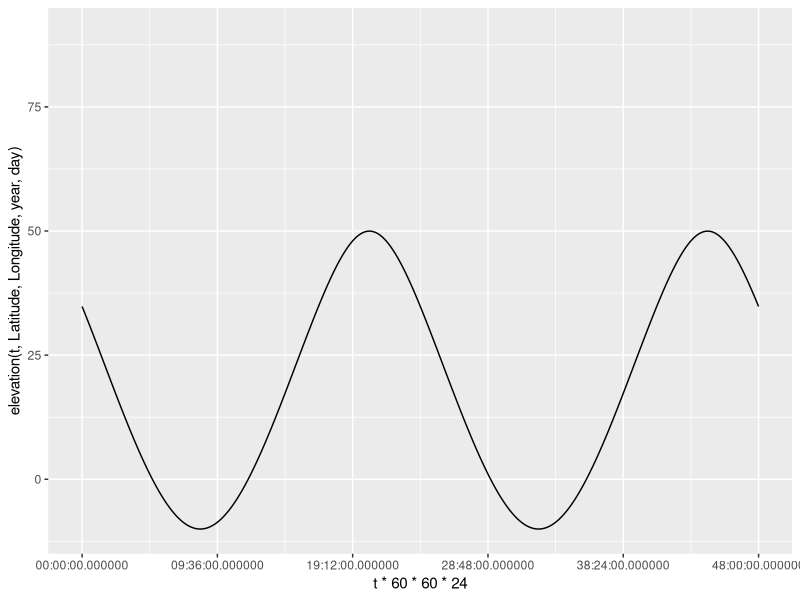
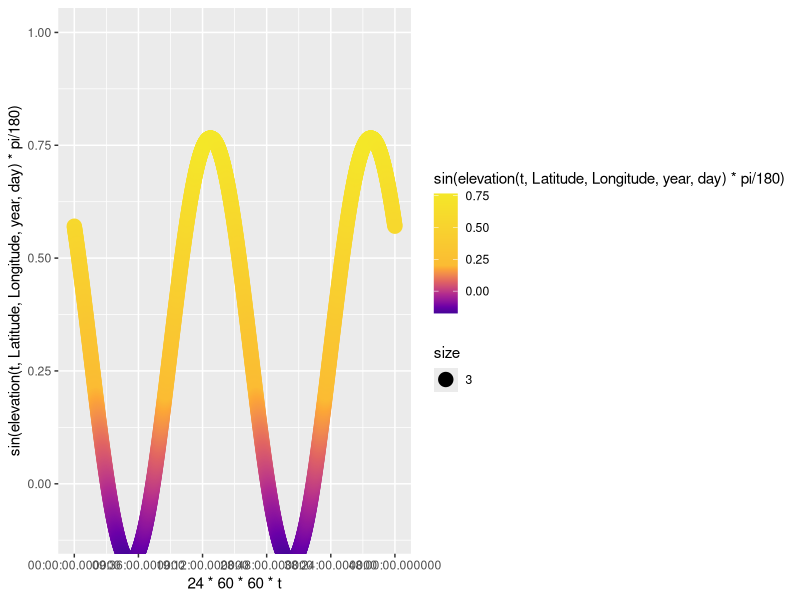
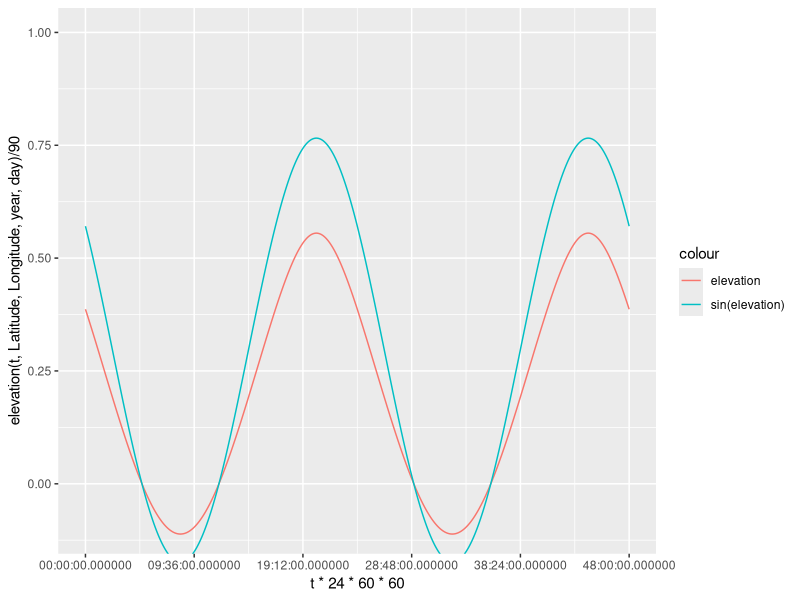
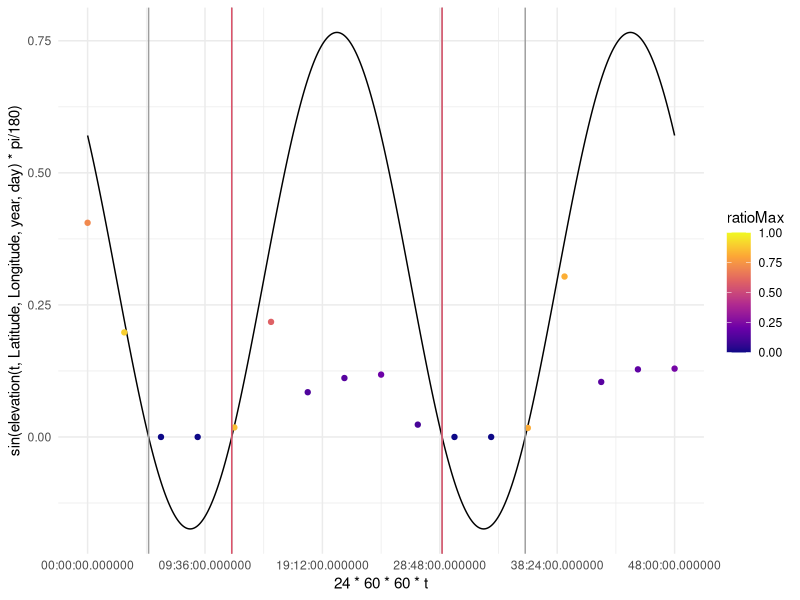
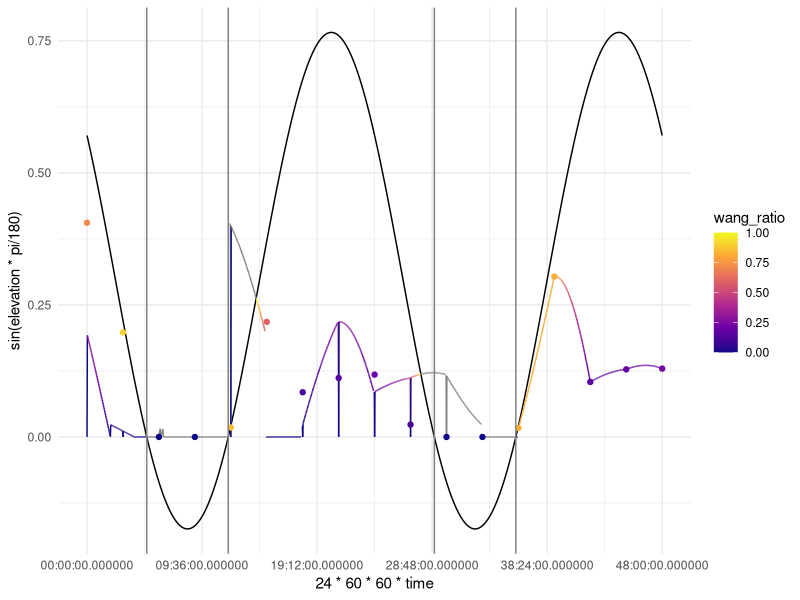
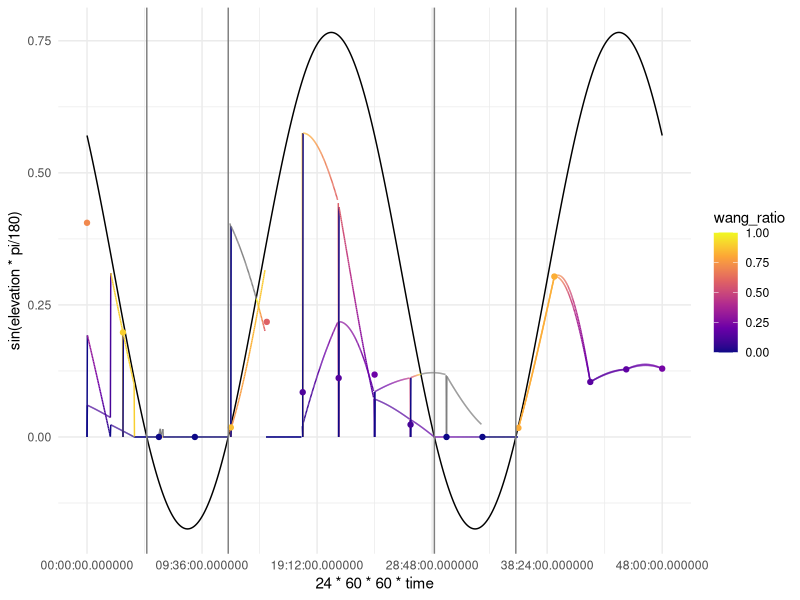
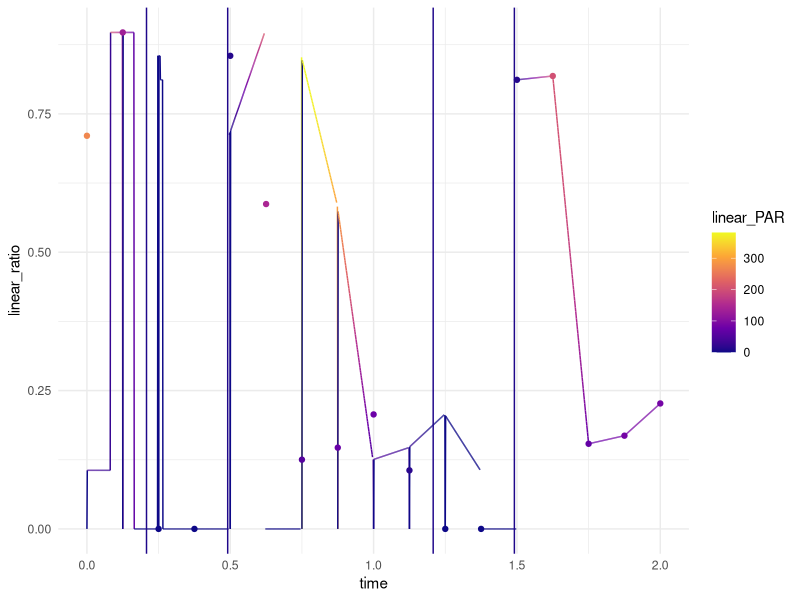

Generate these figures, in order, with R:
library(ggplot2)
Latitude = -60
Longitude = -123
year = 2020
day = 21
t=.5
Sunrise = 0 #initializing for global assignment
Sunset = 0 #initializing for global assignment

elevation = function(t, Latitude, Longitude, year, day){
  #Converting the year and day to Julian Day and Century. 2454466.5 is
  #12:00 AM of Jan 1 2008. Using mid day as the average 2454467 is Jan 1 2008
  #ifelse(year == 2008, JulianDay = 2454466+day, JulianDay = 2454467+day+(year-2008)*365);
  JulianDay = 2454466+day;
  ##Calculate solar position constants for the day in question. These
  ##functions were obtained from an NOAA Solar Calculations spreadsheet.
  ##Note: the variation seen throughout a given day is so small that we can
  ##treat these as constants. More on this later.
  JulianCentury = (JulianDay-2451545)/36525;
  GeomMeanLongSunDeg = (280.46646+JulianCentury*(36000.76983+JulianCentury*.0003032))%%360;
  GeomMeanAnomSunDeg = 357.52911+JulianCentury*(35999.05029 - 0.0001537*JulianCentury);
  EccentEarthOrbit = 0.016708634-JulianCentury*(0.000042037+0.0000001267*JulianCentury);
  SunEqOfCtr = sin(pi/180*(GeomMeanAnomSunDeg))*(1.914602-JulianCentury*(0.004817+0.000014*JulianCentury))+sin(pi/180*(2*GeomMeanAnomSunDeg))*(0.019993-0.000101*JulianCentury)+sin(pi/180*(3*GeomMeanAnomSunDeg))*0.000289;
  SunTrueLongDeg = GeomMeanLongSunDeg+SunEqOfCtr;
  SunAppLongDeg = SunTrueLongDeg-0.00569-0.00478*sin(pi/180*(125.04-1934.136*JulianCentury));
  MeanObliqEclipticDeg = 23+(26+((21.448-JulianCentury*(46.815+JulianCentury*(0.00059-JulianCentury*0.001813))))/60)/60;
  ObliqCorrDeg = MeanObliqEclipticDeg+0.00256*cos(pi/180*(125.04-1934.136*JulianCentury));
  SunDeclineDeg = 180/pi*(asin(sin(pi/180*(ObliqCorrDeg))*sin(pi/180*(SunAppLongDeg))));
  vary = tan(pi/180*(ObliqCorrDeg/2))*tan(pi/180*(ObliqCorrDeg/2));
  EqOfTimeMinutes = 4*180/pi*(vary*sin(2*pi/180*(GeomMeanLongSunDeg))-2*EccentEarthOrbit*sin(pi/180*(GeomMeanAnomSunDeg))+4*EccentEarthOrbit*vary*sin(pi/180*(GeomMeanAnomSunDeg))*cos(2*pi/180*(GeomMeanLongSunDeg))-0.5*vary*vary*sin(4*pi/180*(GeomMeanLongSunDeg))-1.25*EccentEarthOrbit*EccentEarthOrbit*sin(2*pi/180*(GeomMeanAnomSunDeg)));
  
  ## Define maximum PAR: Solar Constant*.487(%of radiation that makes up PAR)*scale(100)/Sin(90)
  MaxPAR=.487*1361*100;
  srssangle = 90;
  HAval = cos(pi/180*(srssangle))/(cos(pi/180*(Latitude))*cos(pi/180*(SunDeclineDeg)))-tan(pi/180*(Latitude))*tan(pi/180*(SunDeclineDeg));
  if (HAval <= -1){
    HASunriseDeg = 180
  } else if (HAval >= 1) {
    HASunriseDeg = 0
  } else {
    HASunriseDeg = 180/pi*acos(HAval)
  }
  SunlightDuration = HASunriseDeg/180;
  
  A = sin(Latitude*pi/180)*sin(SunDeclineDeg*pi/180);
  B = cos(Latitude*pi/180)*cos(SunDeclineDeg*pi/180);
  
  SolarNoon = (720-4*Longitude-EqOfTimeMinutes+0*60)/1440;
  Sunrise <<- ((SolarNoon*1440-HASunriseDeg*4)/1440)%%1; #keep sunrise positive and between zero and 1
  Sunset <<- Sunrise+SunlightDuration; #assign SR/SS to global for use in other functions
  
  C = EqOfTimeMinutes/4+Longitude;
  
  return(90-(acos(A+B*cos((t*360+C+180)*pi/180)))*180/pi)
  
}


precision = 100

t = round(seq(0, 2, 1/(8*precision)), digits = 5)
ggplot(data = NULL, aes(x = t*60*60*24, y = elevation(t,Latitude,Longitude,year,day)))+
  coord_cartesian(ylim = c(-10,90))+
  geom_line()+
  scale_x_time()

ggplot(data = NULL, aes(x = 24*60*60*t, y = sin(elevation(t,Latitude,Longitude,year,day)*pi/180), color = sin(elevation(t,Latitude,Longitude,year,day)*pi/180), size = 3))+
  scale_color_viridis_c(option = "C",
                        rescaler =  function(x, to = NULL, from = NULL) {
                          ifelse(x<.2, 
                                 scales::rescale(x, from = c(0,.2), to = c(.45,.85)),
                                 scales::rescale(x, from = c(.2,1), to = c(.85,1)))
                        }) +
  coord_cartesian(ylim = c(-.1,1))+
  geom_point()+
  scale_x_time()

 ggplot(data = NULL, aes(x = t*24*60*60, y = elevation(t,Latitude,Longitude,year,day)/90, col = "elevation"))+
  coord_cartesian(ylim = c(-.1,1))+
  geom_line()+
  geom_line(data = NULL, aes(x = 24*60*60*t, y = sin(elevation(t,Latitude,Longitude,year,day)*pi/180), col = "sin(elevation)"))+
  labs()+
  scale_x_time()


###Creating projections from each observation

#Max PAR: .487*1361/sin(elevation)

library(tidyverse)

###Filling in observation and elevation data

time_ele_PAR = tibble(t)
time_ele_PAR = time_ele_PAR %>%
  select(time = t) %>%
  mutate(observation = 0==(time*8*precision)%%(precision),
         elevation = elevation(t, Latitude, Longitude, year, day),
         light = elevation>=0,
         maxPAR = light*.487*1361*sin(elevation*pi/180),
         #ratioMax = observation*light,
         ratioMax = observation*light*runif(length(t), min = 0, max = 1),
         PAR = ratioMax*maxPAR,
         obs1 = floor(t * 8) + 1,
         obs2 = ceiling(t * 8) + 1)

###Seperating observations
observations = time_ele_PAR %>%
  filter(observation==TRUE)

##add vector to indicate Sunrise and Sunset times

SS_time = c(Sunrise, Sunset, Sunrise+1, (Sunset+1)%%2)
SS_time = sort(SS_time)
SS_ele = round(elevation(SS_time, Latitude, Longitude, year, day), digits = 4)

iSR = as.numeric(Sunrise>(Sunset+1)%%2)+1

SS = tibble(time = SS_time, elevation = SS_ele) %>%
  mutate(real = elevation == 0,
         PAR = 0)

ggplot(data = NULL, aes(x = 24*60*60*t, y = sin(elevation(t,Latitude,Longitude,year,day)*pi/180))) +
  #coord_cartesian(ylim = c(-.1,1)) +
  geom_line() +
  scale_x_time() +
  geom_point(data = observations, aes(x = time*24*60*60, y = PAR/(.487*1361), color = ratioMax)) +
  scale_color_viridis_c(option = "C", limits = c(0,1)) +
  geom_vline(xintercept = SS$time*24*60*60 , color = 8) +
  geom_vline(xintercept = c(Sunrise, Sunset)*24*60*60, color = 2) +
  theme_minimal()

###Creating a function that will plot the Wang et al. algorithm for each point




add_wang = function(time_ele_PAR, SS, observations) {
  
  wang_index = observations %>%
    select(time, elevation, PAR)
  
  wang_index = SS %>%
    select(time, elevation, PAR) %>%
    rbind(wang_index, .)
  
  wang_calculation = time_ele_PAR
  
  SS = SS %>%
    mutate(
      slot1f = ceiling(time * 8 * precision + 1),
      slot1c = ceiling(slot1f / precision) * precision,
      slot2c = floor(SS$time * 8 * precision + 1),
      slot2f = floor(slot2c / precision) * precision + 2
    )
  
  #fill obs 1 forward and obs 2 backwards (so obs 1 is the most recent and obs 2 in the soonest)
  
  for (i in 1:4) {
    wang_calculation$obs1[SS$slot1f[i]:SS$slot1c[i]] = 17 + i
    wang_calculation$obs2[SS$slot2f[5 - i]:SS$slot2c[5 - i]] = 17 + 5 - i
  }
  
  
  wang_calculation = wang_calculation %>%
    mutate(
      wang_i_PAR1 = wang_index$PAR[wang_calculation$obs1],
      wang_i_PAR2 = wang_index$PAR[wang_calculation$obs2],
      wang_i_time1 = wang_index$time[wang_calculation$obs1],
      wang_i_time2 = wang_index$time[wang_calculation$obs2],
      wang_i_sunrise1 = time > ((Sunrise + Sunset - 1) / 2),
      wang_i_sunrise2 = time > ((Sunrise + Sunset + 1) / 2),
      wang_i_sunrise3 = time > ((Sunrise + Sunset + 3) / 2),
      wang_i_dayduration = Sunset - Sunrise
    )
  
  wang_calculation = wang_calculation %>%
    mutate(wang_i_sunrise = wang_i_sunrise1 + wang_i_sunrise2 + wang_i_sunrise3 + Sunrise - 1) %>%
    select(-wang_i_sunrise1,-wang_i_sunrise2,-wang_i_sunrise3)
  
  wang_calculation = wang_calculation %>%
    mutate(
      PAR1 = wang_i_PAR1 * sin((time - wang_i_sunrise) * pi / wang_i_dayduration)
      / sin((wang_i_time1 - wang_i_sunrise) * pi / wang_i_dayduration),
      PAR2 = wang_i_PAR2 * sin((time - wang_i_sunrise) * pi / wang_i_dayduration)
      / sin((wang_i_time2 - wang_i_sunrise) * pi / wang_i_dayduration),
      ratio_1 = (wang_i_time2 - time) / (wang_i_time2 - wang_i_time1),
      ratio_2 = (time - wang_i_time1) / (wang_i_time2 - wang_i_time1),
      wang_PAR = ratio_1*PAR1 + ratio_2*PAR2)
  
  #filter out observations with a SR as the first observation. Then calculate PAR from second observation using 6.2
  
  SR_adjust = wang_calculation %>%
    filter(obs1 == 17 + iSR | obs1 == 19 + iSR) %>%
    mutate(wang_PAR_SR = PAR2)
  
  # set PAR with times where SR is the second observation to 0
  
  SR_adjust_e = wang_calculation %>%
    filter(obs2 == 17 + iSR | obs2 == 19 + iSR) %>%
    mutate(wang_PAR_SR = 0)
  
  #combine SR_adjust tables
  
  SR_adjust = rbind(SR_adjust, SR_adjust_e)
  
  #Insert SR_adjust into wang_calculation
  
  wang_calculation = right_join(SR_adjust, wang_calculation)
  wang_calculation$wang_PAR[!is.na(wang_calculation$wang_PAR_SR)] = wang_calculation$wang_PAR_SR[!is.na(wang_calculation$wang_PAR_SR)]
  
  
  #filter out observations with a SS as the second observation. Then calculate PAR from first observation using 6.2
  
  SS_adjust = wang_calculation %>%
    filter(obs2 == 18 + iSR |
             obs2 == 16 + (iSR + 3) %% 5 + iSR) %>%
    mutate(wang_PAR_SS = PAR1)
  
  # set PAR with times where SS is the first observation to 0
  
  SS_adjust_e = wang_calculation %>%
    filter(obs1 == 18 + iSR |
             obs1 == 16 + (iSR + 3) %% 5 + iSR) %>%
    mutate(wang_PAR_SS = 0)
  
  #combine SR_adjust tables
  
  SS_adjust = rbind(SS_adjust, SS_adjust_e)
  
  #Insert SS_adjust into wang_calculation
  
  wang_calculation = right_join(SS_adjust, wang_calculation)
  wang_calculation$wang_PAR[!is.na(wang_calculation$wang_PAR_SS)] = wang_calculation$wang_PAR_SS[!is.na(wang_calculation$wang_PAR_SS)]
  
  #day of no observations
  
  no_obs_adjust = wang_calculation %>%
    filter(obs1 > 17 & obs2 > 17) %>%
    mutate(wang_PAR_no = NaN)
  
  #Insert no_obs_adjust
  
  wang_calculation = right_join(no_obs_adjust, wang_calculation)
  wang_calculation$wang_PAR[!is.na(wang_calculation$wang_PAR_no)] = wang_calculation$wang_PAR_no[!is.na(wang_calculation$wang_PAR_no)]
  
  
  
  i = 0:16 * precision + 1
  wang_calculation$wang_PAR[i] = wang_calculation$PAR[i]
  return(wang_calculation$wang_PAR)
}

wang_PAR = add_wang(time_ele_PAR, SS, observations)

time_ele_PAR = time_ele_PAR %>%
  cbind(., wang_PAR)

time_ele_PAR = time_ele_PAR %>%
  mutate(wang_ratio = wang_PAR/maxPAR) 




ggplot(data = time_ele_PAR, aes(x = 24*60*60*time, y = sin(elevation*pi/180))) +
  #coord_cartesian(ylim = c(-.1,1)) +
  geom_line() +
  scale_x_time() +
  geom_line(data = time_ele_PAR, aes(x = 24*60*60*time, y = wang_PAR/(.487*1361), color = wang_ratio)) +
  geom_point(data = observations, aes(x = time*24*60*60, y = PAR/(.487*1361), color = ratioMax)) +
  scale_color_viridis_c(option = "C", limits = c(0,1)) +
  geom_vline(data = SS, aes(xintercept = time*24*60*60, color = 8)) +
  theme_minimal()


##Create linear PAR ratio

add_ratio = function(time_ele_PAR, SS, observations) {
  #check observations. If both light then take average of ratios. Else take the ratio of the one with light.
  ratio_index = observations %>%
    select(time, elevation, ratioMax)
  
  ratio_calc = time_ele_PAR
  
  ratio_calc = time_ele_PAR %>%
    mutate(
      rat1 = ratio_index$ratioMax[ratio_calc$obs1],
      rat2 = ratio_index$ratioMax[ratio_calc$obs2],
      time1 = ratio_index$time[ratio_calc$obs1],
      time2 = ratio_index$time[ratio_calc$obs2],
      linear_ratio =  rat1*(time2-time)/(time2-time1)+rat2*(time-time1)/(time2-time1)
    )
  
  #identify SR/SS slots
  
  SS = SS %>%
    mutate(
      slot1f = ceiling(time * 8 * precision + 1),
      slot1c = ceiling(slot1f / precision) * precision,
      slot2c = floor(SS$time * 8 * precision + 1),
      slot2f = floor(slot2c / precision) * precision + 2
    )
  
  #fill obs 1 forward and obs 2 backwards (so obs 1 is the most recent and obs 2 in the soonest)
  
  for (i in 1:4) {
    ratio_calc$obs1[SS$slot1f[i]:SS$slot1c[i]] = 17 + i
    ratio_calc$obs2[SS$slot2f[5 - i]:SS$slot2c[5 - i]] = 17 + 5 - i
  }
  
  #filter out observations with a SR as the first observation. Then use ratio from second observation
  
  SR_adjust1 = ratio_calc %>%
    filter(time>5)
  SR_adjust2 = ratio_calc %>%
    filter(time>5)
  
  if(SS_ele[iSR] == 0){
    SR_adjust1 = ratio_calc %>%
      filter(obs1 == 17 + iSR) %>%
      mutate(linear_ratio_SR = rat2)
  }
  
  if(SS_ele[iSR+2] == 0){
    SR_adjust2 = ratio_calc %>%
      filter(obs1 == 19 + iSR) %>%
      mutate(linear_ratio_SR = rat2)
  }
  
  # set PAR with times where SR is the second observation to 0
  
  SR_adjust_e = ratio_calc %>%
    filter(obs2 == 17 + iSR | obs2 == 19 + iSR) %>%
    mutate(linear_ratio_SR = 0)
  
  #combine SR_adjust tables
  
  SR_adjust = rbind(SR_adjust1, SR_adjust2, SR_adjust_e)
  
  #Insert SR_adjust into ratio_calc
  
  ratio_calc = right_join(SR_adjust, ratio_calc)
  ratio_calc$linear_ratio[!is.na(ratio_calc$linear_ratio_SR)] = ratio_calc$linear_ratio_SR[!is.na(ratio_calc$linear_ratio_SR)]
  
  
  #filter out observations with a SS as the second observation. Then use ratio from first observation
  
  SS_adjust1 = ratio_calc %>%
    filter(time>5)
  SS_adjust2 = ratio_calc %>%
    filter(time>5)
  
  if(SS_ele[iSR+1] == 0){
    SS_adjust1 = ratio_calc %>%
      filter(obs2 == 18 + iSR) %>%
      mutate(linear_ratio_SS = rat1)
  }
  
  if(SS_ele[(iSR+3) %% 5 + iSR-1] == 0){
    SS_adjust2 = ratio_calc %>%
      filter(obs2 == 16 + (iSR + 3) %% 5 + iSR) %>%
      mutate(linear_ratio_SS = rat1)
  }
  
  
  
  # set PAR with times where SS is the first observation to 0
  
  SS_adjust_e = ratio_calc %>%
    filter(obs1 == 18 + iSR |
             obs1 == 16 + (iSR + 3) %% 5 + iSR) %>%
    mutate(linear_ratio_SS = 0)
  
  #combine SR_adjust tables
  
  SS_adjust = rbind(SS_adjust1, SS_adjust2, SS_adjust_e)
  
  #Insert SS_adjust into ratio_calc
  
  ratio_calc = right_join(SS_adjust, ratio_calc)
  ratio_calc$linear_ratio[!is.na(ratio_calc$linear_ratio_SS)] = ratio_calc$linear_ratio_SS[!is.na(ratio_calc$linear_ratio_SS)]
  
  #day of no observations
  
  no_obs_adjust = ratio_calc %>%
    filter(obs1 > 17 & obs2 > 17) %>%
    mutate(obs_no = NaN)
  
  #Insert no_obs_adjust
  
  ratio_calc = right_join(no_obs_adjust, ratio_calc)
  ratio_calc$linear_ratio[!is.na(ratio_calc$obs_no)] = ratio_calc$obs_no[!is.na(ratio_calc$obs_no)]
  
  
  i = 0:16 * precision + 1
  ratio_calc$linear_ratio[i] = ratio_calc$ratioMax[i]
  
  return(ratio_calc$linear_ratio)
}



linear_ratio = add_ratio(time_ele_PAR, SS, observations)

time_ele_PAR = time_ele_PAR %>%
  cbind(., linear_ratio)

time_ele_PAR = time_ele_PAR %>%
  mutate(linear_PAR = linear_ratio*maxPAR)

ggplot(data = time_ele_PAR, aes(x = 24*60*60*time, y = sin(elevation*pi/180))) +
  #coord_cartesian(ylim = c(-.1,1)) +
  geom_line() +
  scale_x_time() +
  geom_line(data = time_ele_PAR, aes(x = 24*60*60*time, y = wang_PAR/(.487*1361), color = wang_ratio)) +
  geom_line(data = time_ele_PAR, aes(x = 24*60*60*time, y = linear_PAR/(.487*1361), color = linear_ratio)) +
  geom_point(data = observations, aes(x = time*24*60*60, y = PAR/(.487*1361), color = ratioMax)) +
  scale_color_viridis_c(option = "C", limits = c(0,1)) +
  geom_vline(data = SS, aes(xintercept = time*24*60*60, color = 8)) +
  theme_minimal()


ggplot(data = time_ele_PAR, aes(x = time, y = linear_ratio, color = linear_PAR))+
  geom_line() +
  geom_point(data = observations, aes(x = time, y = ratioMax, color = PAR)) +
  #geom_line(data = time_ele_PAR, aes(x = time, y = wang_ratio, color = wang_PAR)) +
  scale_color_viridis_c(option = "C") +
  geom_vline(data = SS, aes(xintercept = time, color = 8)) +
  theme_minimal()


totalWang = sum(time_ele_PAR$wang_PAR)
totalLinear = sum(time_ele_PAR$linear_PAR)
error = (totalWang-totalLinear)/totalLinear
error

